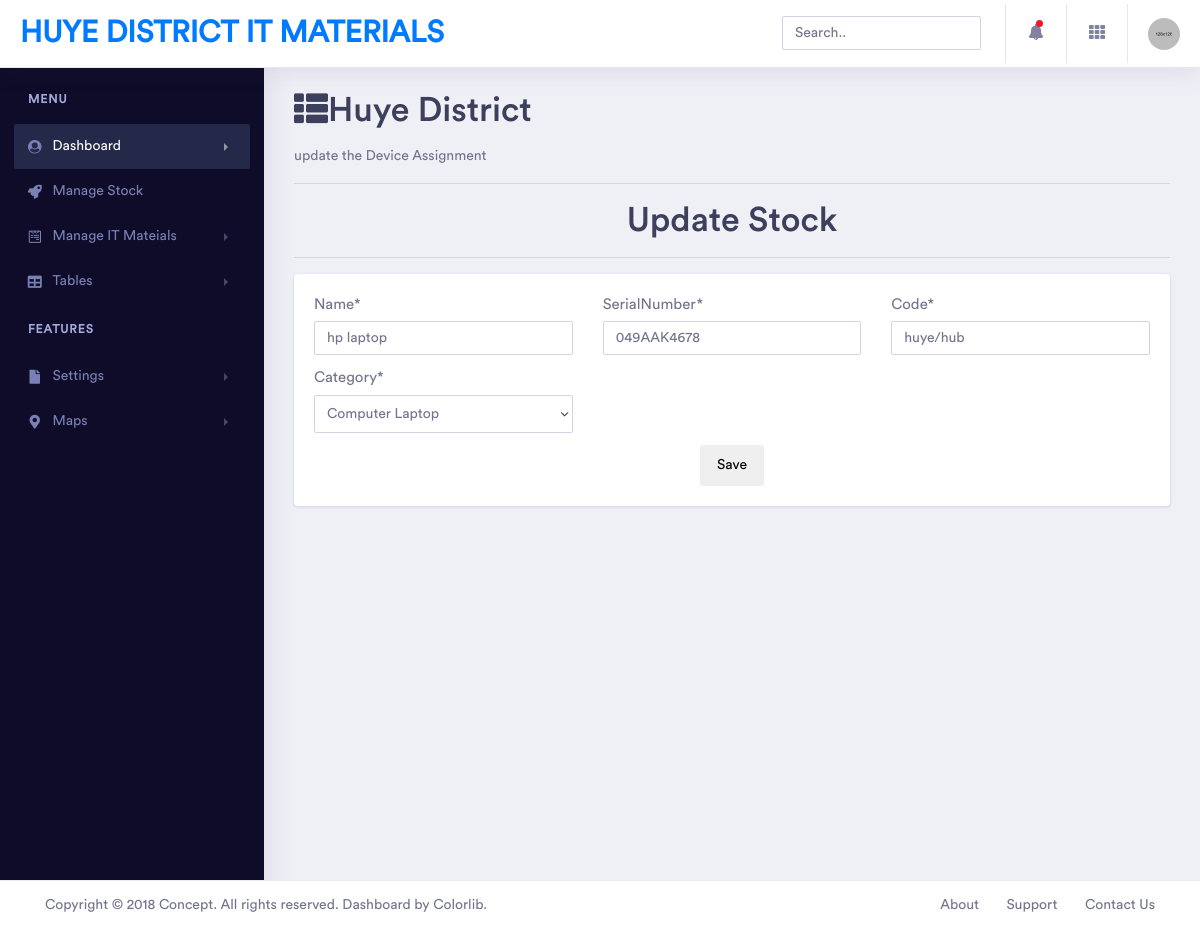
Page /updatestock/1/ on the committed database.
### registerItem/models.py (models this page shows, shortened)
class Stock(models.Model):
    CATEGORY = [
        ('Computer Laptop', 'Computer Laptop'),
        ('Computer Desktop', 'Computer Desktop'),
        ('4G Router', '4G Router'),
        ('Printer', 'Printer'),
        ('Scanner', 'Scanner'),
        ('Television', 'Television'),
        ('Decoder', 'Decoder'),
    ]
    name = models.CharField(max_length=200, null=True)
    serialNumber = models.CharField(max_length=200, unique=True, null=True)
    date_created = models.DateTimeField(auto_now_add=True, null=True)
    code = models.CharField(max_length=200, null=True)
    category = models.CharField(max_length=200, null=True, choices=CATEGORY)
    availability = models.CharField(max_length=20, choices=AVAILABILITY, default='Available')

### registerItem/views.py (the view)
# urls.py: path('updatestock/<str:pk>/', views.updateStock, name='updatestock'),
def updateStock(request, pk):
    stock = Stock.objects.get(id=pk)
    form = StockForm(instance=stock)
    if request.method == 'POST':
        form = StockForm(request.POST, instance=stock)
        if form.is_valid():
            form.save()
            return redirect('allstock')
    context = {'form': form}
    return render(request, 'stock/updateStock.html', context)

### registerItem/forms.py
class StockForm(ModelForm):
    class Meta:
        model = Stock
        fields = '__all__'

### templates/stock/updateStock.html (shortened to what this page needs)
{% extends 'index.html' %}
{% load crispy_forms_tags %}
{% block content %}
{% load static %}
    <div class="app-title">
        <div>
          <h1><i class="fa fa-th-list"></i>Huye District</h1>
          <p>update the Device Assignment</p>
        </div>
    </div>
    <hr>
<h1 class="text-center">Update Stock</h1>
    <hr>
     <div class="card">
        <div class="card-body">
            <form action="" method="post" enctype="multipart/form-data">
                <div class="row">
                    <div class="col-lg-4">{{ form.name|as_crispy_field }}</div>
                    <div class="col-lg-4">{{ form.serialNumber|as_crispy_field }}</div>
                    <div class="col-lg-4">{{ form.code|as_crispy_field }}</div>
                    <div class="col-lg-4">{{ form.category|as_crispy_field }}</div>
                </div>
                <div class="text-center"><button type="submit" class="btn btn-md btn-success-100 ">Save</button></div>
            </form>
        </div>
    </div>
{% endblock %}

### rows in the picture
Stock: name "hp laptop", serialNumber "049AAK4678", code "huye/hub", category "Computer Laptop"
